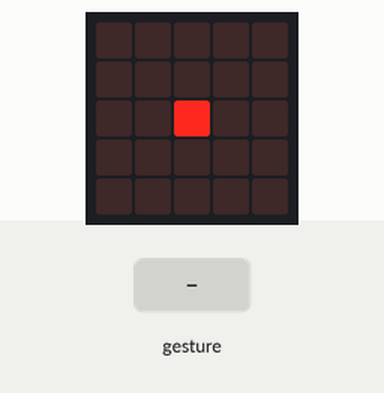
The program below on a simulated BBC micro:bit (MakeCode). Shown: the board's 5×5 LED display. Inputs (shaded band) come from the test bench. Random numbers come from a fixed seed; a tilt is held for 1.5 s and a shake lasts 1 s, then the board lies face up again.

Above: at 1.2 s.
1.3 s: gesture 'logo down'
At 2.4 s:
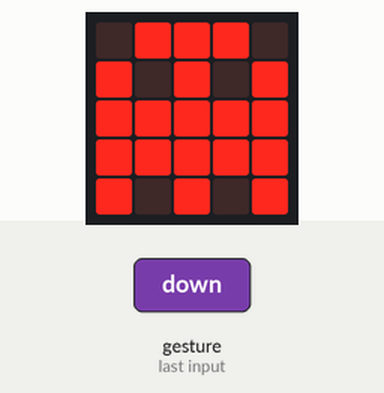
3.1 s: gesture 'logo down'
At 4.8 s:
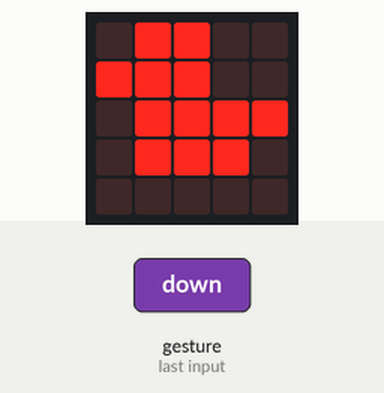
Timing chart, 0 to 6.3 s (numbered marks = the images above; inputs shaded):
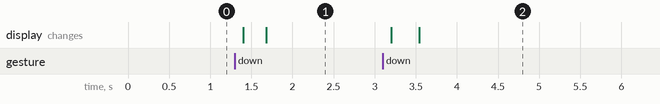

Measured:
- after the input at 1.3 s, the display: first changes after 0.10 s (image 1 shows a later state)
- after the input at 3.1 s, the display: first changes after 0.10 s (image 2 shows a later state)

The program:

main.ts
```typescript
input.onGesture(Gesture.LogoDown, function () {
    basic.clearScreen()
    amserydd = randint(1, 3)
})
let amserydd = 0
amserydd = 0
basic.forever(function () {
    if (amserydd == 1) {
        basic.showIcon(IconNames.Ghost)
    } else if (amserydd == 2) {
        basic.showIcon(IconNames.TShirt)
    } else if (amserydd == 3) {
        basic.showIcon(IconNames.Duck)
    } else {
        basic.showLeds(`
            . . . . .
            . . . . .
            . . # . .
            . . . . .
            . . . . .
            `)
    }
})
```

test.ts
```typescript
// mae profion yn mynd yma; ni chaiff ei grynhoi pan ddefnyddir y pecyn hwn fel estyniad.
```
